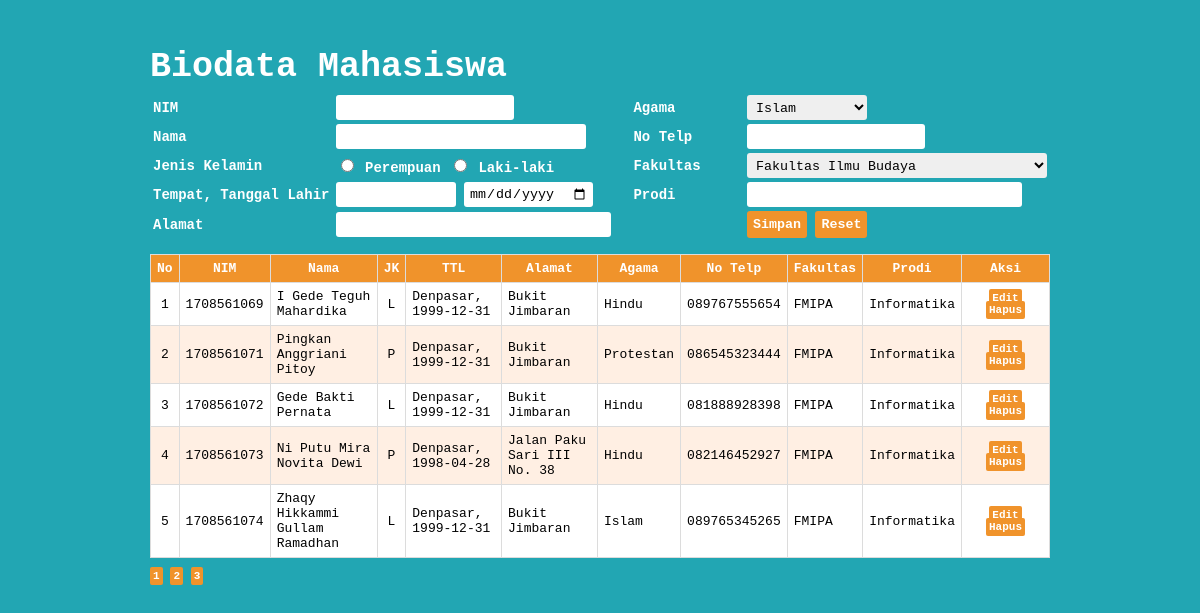
The page / on the database its author committed.
### tables this page shows
CREATE TABLE `mahasiswa` (
  `nim` varchar(10) NOT NULL,
  `nama` varchar(50) DEFAULT NULL,
  `jk` enum('P','L') DEFAULT NULL,
  `tmp_lahir` varchar(30) DEFAULT NULL,
  `tgl_lahir` date DEFAULT NULL,
  `alamat` varchar(100) DEFAULT NULL,
  `agama` enum('Islam','Protestan','Katolik','Hindu','Buddha','Kong Hu Cu') DEFAULT NULL,
  `no_telp` varchar(15) DEFAULT NULL,
  `fakultas` enum('FIB','FK','FH','FT','FP','FEB','FAPET','FMIPA','FKH','FTP','FPAR','FISIP','FKP') DEFAULT NULL,
  `prodi` varchar(50) DEFAULT NULL
);

### index.php (the view, shortened to what this page needs)
<html>
    <head>
        <link type="text/css" rel="stylesheet" href="style.css">
    </head>
    <body>
        <div class="container">
            <h2>Biodata Mahasiswa</h2>
            <form method="post" action="simpan.php">
            <table width=100% class="label">
                <tr>
                    <td width="180px">NIM</td>
                    <td width="280px"><input type="number" class="input-form" name="nim"></td>
                    <td width="10px"></td>
                    <td width="110px">Agama</td>
                    <td>
                        <select name="agama" class="input-form" style="width:120px;">
                            <option value="Islam">Islam</option>
                        </select>
                    </td>
                </tr>
                <tr>
                    <td>Nama</td>
                    <td><input type="text" class="input-form" name="nama" style="width:250px"></td>
                    <td></td>
                    <td>No Telp</td>
                    <td><input type="number" class="input-form" name="no_telp"></td>
                </tr>
                <tr>
                    <td>Jenis Kelamin</td>
                    <td>
                        <input type="radio" value="P" name="jk"> Perempuan
                        <input type="radio" value="L" name="jk"> Laki-laki
                    </td>
                    <td></td>
                    <td>Fakultas</td>
                    <td>
                        <select name="fakultas" class="input-form" style="width:300px;">
                            <option value="FIB">Fakultas Ilmu Budaya</option>
                        </select>
                    </td>
                </tr>
                <tr>
                    <td>Tempat, Tanggal Lahir</td>
                    <td>
                        <input type="text" class="input-form" name="tmp_lahir" style="width:120px">
                        <input type="date" class="input-form" name="tgl_lahir">
                    </td>
                    <td></td>
                    <td>Prodi</td>
                    <td><input type="text" class="input-form" name="prodi" style="width:275px"></td>
                </tr>
                <tr>
                    <td>Alamat</td>
                    <td><input type="text" class="input-form" name="alamat" style="width:275px"></td>
                    <td></td>
                    <td></td>
                    <td>
                        <button type="submit" class="btn-simpan">Simpan</button>
                        <button type="reset" class="btn-simpan">Reset</button>
                    </td>
                </tr>
            </table>
            </form>
            <table border="1" width="100%" class="tabel">
                <tr>
                    <th>No</th>
                    <th>NIM</th>
                    <th>Nama</th>
                    <th>JK</th>
                    <th>TTL</th>
                    <th>Alamat</th>
                    <th>Agama</th>
                    <th>No Telp</th>
                    <th>Fakultas</th>
                    <th>Prodi</th>
                    <th>Aksi</th>
                </tr>
                <?php
                    $halaman = 5;
                    $page = isset($_GET["halaman"]) ? (int)$_GET["halaman"] : 1;
                    $mulai = ($page>1) ? ($page * $halaman) - $halaman : 0;
                    include "koneksi.php";
                    $query_mysqli = mysqli_query($koneksi, "SELECT * FROM mahasiswa LIMIT $mulai, $halaman")or die(mysql_error());
                    $result = mysqli_query($koneksi, "SELECT * FROM mahasiswa");
                    $total = mysqli_num_rows($result);
                    $pages = ceil($total/$halaman);
                    $nomor = $mulai+1;
                    while($data = mysqli_fetch_array($query_mysqli)){
                ?>
                <tr>
                    <td align="center"><?php echo $nomor++; ?></td>
                    <td><?php echo $data['nim']; ?></td>
                    <td><?php echo $data['nama']; ?></td>
                    <td align="center"><?php echo $data['jk']; ?></td>
                    <td><?php echo $data['tmp_lahir'].", ".$data['tgl_lahir'];; ?></td>
                    <td><?php echo $data['alamat']; ?></td>
                    <td><?php echo $data['agama']; ?></td>
                    <td><?php echo $data['no_telp']; ?></td>
                    <td><?php echo $data['fakultas']; ?></td>
                    <td><?php echo $data['prodi']; ?></td>
                    <td width="75px" align="center">
                        <a class="edit" href="edit_form.php?id=<?php echo $data['nim']; ?>">Edit</a>
                        <a class="hapus" href="hapus.php?id=<?php echo $data['nim']; ?>" onclick="return confirm('Yakin ingin menghapus data?')">Hapus</a>
                    </td>
                </tr>
                <?php } ?>
            </table>
            <div style="margin-top:10px;">
                <?php for ($i=1; $i<=$pages ; $i++){ ?>
                <a href="?halaman=<?php echo $i; ?>"><?php echo $i; ?></a>
                <?php } ?>
            </div>
        </div>
    </body>
</html>

### style.css (style rules this page uses)
* { font-family: monospace; }
body { background-color:#22a6b3; }
.container { height: auto; padding: 10px; width: 900px; color: #fff; margin: auto; }
h2 { font-size: 35px; font-weight: bold; margin-bottom: 5px; }
.label { font-size: 14px; font-weight: bold; color: #fff; }
.input-form { height: 25px; padding: 5px; border: none; border-radius: 3px; }
.btn-simpan { padding: 6px; border: none; color: #fff; background-color: #f0932b; border-radius: 3px; font-weight: bold; }
.tabel { border-collapse: collapse; }
.tabel, .tabel th, .tabel td { border: 1px solid gainsboro; padding: 6px; }
.tabel th { background-color:#f0932b; color: #fff; }
.tabel tr:nth-child(odd) { background-color: #FFEFE3 ; }
.tabel tr:nth-child(even) { background-color: #FFF ; }
a { text-decoration: none; color: white; background-color: #f0932b; padding: 3px; border-radius: 2px; font-size: 11px; font-weight: bold; }

### rows shown on the page
mahasiswa: nim "1708561069", nama "I Gede Teguh Mahardika", jk "L", tmp_lahir "Denpasar", tgl_lahir "1999-12-31", alamat "Bukit Jimbaran", agama "Hindu", no_telp "089767555654", fakultas "FMIPA", prodi "Informatika"
mahasiswa: nim "1708561071", nama "Pingkan Anggriani Pitoy", jk "P", tmp_lahir "Denpasar", tgl_lahir "1999-12-31", alamat "Bukit Jimbaran", agama "Protestan", no_telp "086545323444", fakultas "FMIPA", prodi "Informatika"
mahasiswa: nim "1708561072", nama "Gede Bakti Pernata", jk "L", tmp_lahir "Denpasar", tgl_lahir "1999-12-31", alamat "Bukit Jimbaran", agama "Hindu", no_telp "081888928398", fakultas "FMIPA", prodi "Informatika"
mahasiswa: nim "1708561073", nama "Ni Putu Mira Novita Dewi", jk "P", tmp_lahir "Denpasar", tgl_lahir "1998-04-28", alamat "Jalan Paku Sari III No. 38", agama "Hindu", no_telp "082146452927", fakultas "FMIPA", prodi "Informatika"
mahasiswa: nim "1708561074", nama "Zhaqy Hikkammi Gullam Ramadhan", jk "L", tmp_lahir "Denpasar", tgl_lahir "1999-12-31", alamat "Bukit Jimbaran", agama "Islam", no_telp "089765345265", fakultas "FMIPA", prodi "Informatika"
